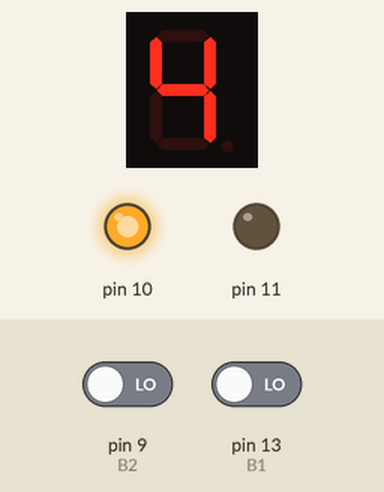
Simulated run of this sketch. Board: Arduino Uno, built with avr-gcc and run on an emulated ATmega328P. Parts: 1-digit seven-segment display, output pins drawn as LEDs (lit = HIGH). Wiring (inferred from the names in the program): 1-digit 7-segment display, segments lit when HIGH: segments pin 2, pin 3, pin 4, pin 5, pin 6, pin 7, pin 8, A2. The test bench sets the inputs (shaded band); at power-on: pin 9 (B2) LOW, pin 13 (B1) LOW. Random numbers use the default seed unless the sketch sets one; the segment pins are drawn as the display they are named for; pins used as bus, display or sensor lines are not drawn; what the sketch prints to the serial monitor is not drawn.

Above: at 2.2 s.
2.3 s: pin 9 (B2) driven HIGH
At 2.31 s:
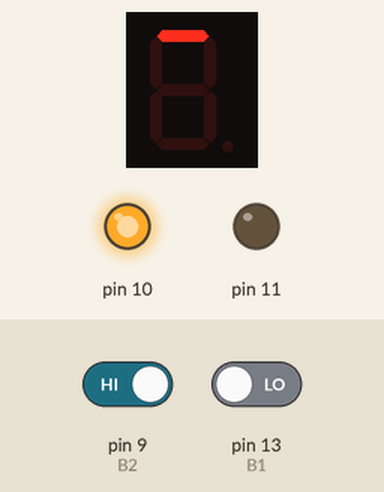
3.9 s: pin 13 (B1) driven HIGH
At 5.0 s:
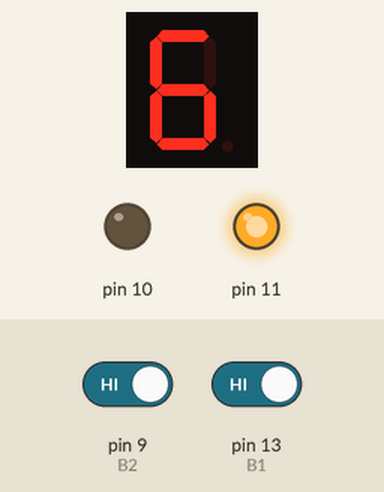
6.1 s: pin 9 (B2) driven LOW
At 6.7 s:
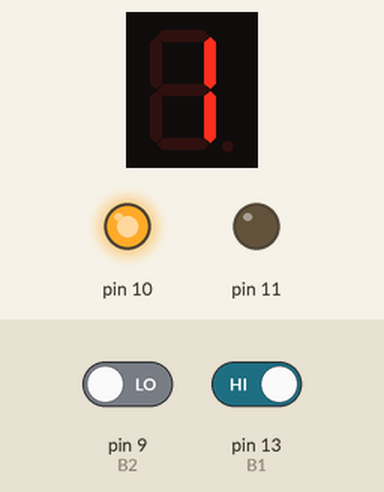
7.6 s: pin 13 (B1) driven LOW
At 7.9 s:
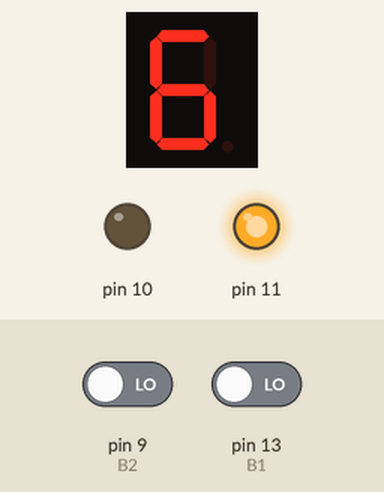
9.1 s: pin 9 (B2) driven HIGH
At 9.16 s:
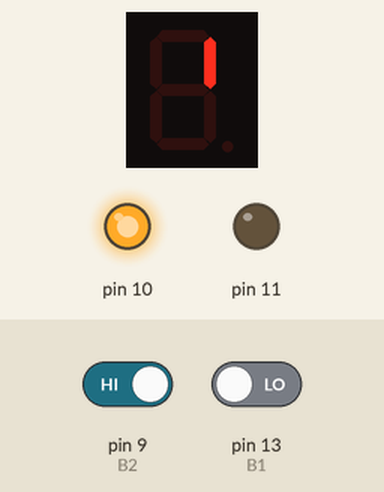
Timing chart, 0 to 12.1 s (numbered marks = the images above; inputs shaded):
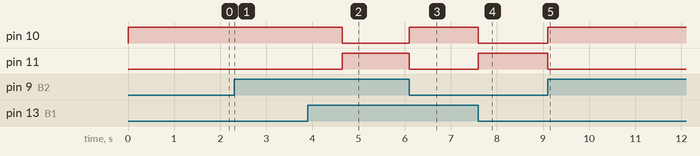

Measured:
- after the input at 2.3 s, the display: changes at once (image 1)
- after the input at 3.9 s, pin 10: HIGH → LOW after 0.75 s; pin 11: LOW → HIGH after 0.75 s
- after the input at 6.1 s, pin 10: LOW → HIGH at once; pin 11: HIGH → LOW at once; the display: changes at once (image 3)
- after the input at 7.6 s, pin 10: HIGH → LOW at once; pin 11: LOW → HIGH at once; the display: changes at once (image 4)
- after the input at 9.1 s, pin 10: LOW → HIGH at once; pin 11: HIGH → LOW at once; the display: first changes at once (image 5 shows a later state)

The sketch:

MultiDiceRoller.ino
```cpp
//Defines for 7-segment inputs
#define A 2
#define B 3
#define C 4
#define D 5
#define E 6
#define F 7
#define G 8
#define DP A2
#define B1 13
#define B2 9

//Functions headers
void rrrolando();
void setBlank();
void setZero();
void setOne();
void setTwo();
void setThree();
void setFour();
void setFive();
void setSix();
void setSeven();
void setEight();
void setNine();

long unsigned int seed{0};

//Variables
int selectDice(int);
int rollDice(int, int);
void displayNumber(int);

int diceoption{0};
int dice{4};
int readingB1{0};
int readingB2{0};
int number{0};

int b1State = 0;
int b2State = 0;
int b1LastState = 0;
int b3LastState = 0;

void setup() {
  //setting outputs
  for (int i = 2; i < 9; i++) {
    pinMode(i, OUTPUT);
  }
  pinMode(DP, OUTPUT);
  pinMode(10, OUTPUT);
  pinMode(11, OUTPUT);
  pinMode(B1, INPUT);
  pinMode(B2, INPUT);

  //acende os leds iniciais
  digitalWrite(10, HIGH);
  setFour();
  Serial.begin(9600);
  Serial.print(b1State);
  Serial.print(b2State);
  Serial.print(b1LastState);
  Serial.print(b3LastState);
  delay(1000);
}

void loop() {
  seed++;
  if(seed > 6000000) seed = 0;

  //choosing dice button state change
  b1State = digitalRead(B1);
  if (b1State != b1LastState) {
    b1LastState = b1State;
    digitalWrite(11, HIGH);
    digitalWrite(10, LOW);
    if (b1State == HIGH){
      diceoption++;
      diceoption=diceoption%6;
    }
    dice = selectDice(diceoption);
    delay(50);
  }

  //diceRoll button change
  b2State = digitalRead(B2);
  if(b2State != b3LastState){
    b3LastState = b2State;
    digitalWrite(10, HIGH);
    digitalWrite(11, LOW);
    if (b2State == HIGH){
      rrrolando();
      number = rollDice(dice, seed);
    }
    displayNumber(number);
    delay(50);
  }

}

//////////////////////////////////////////////////////

// Funções responsaveis pela rolagem e escolha dos dados

void rrrolando(){
  setBlank();
  for (int j = 0; j<5; j++){
    for (int i = 2;i<8; i++){
      digitalWrite(i,HIGH);
      delay(50);
      digitalWrite(i,LOW);
    }
  }
  setEight();
  delay(200);
  setBlank();
  delay(200);
  setEight();
  delay(200);
  setBlank();
  delay(200);
}

int selectDice(int diceoption) {
  switch (diceoption) {
  case 0:
    setFour();
    return 4;
  case 1:
    setSix();
    return 6;
  case 2:
    setEight();
    return 8;
  case 3:
    setZero();
    return 10;
  case 4:
    setTwo();
    digitalWrite(A2, HIGH);
    return 12;
  case 5:
    setZero();
    digitalWrite(A2, HIGH);
    return 20;
  }
}

int rollDice(int dice, int t) {
  randomSeed(t);
  switch (dice) {
  case 4:
    return random(1, 5);

  case 6:
    return random(1, 7);

  case 8:
    return random(1, 9);

   case 10:
    return random(1, 11);

  case 12:
    return random(1, 13);

  case 20:
    return random(0, 20);
  }
}

void displayNumber(int n) {
  switch (n % 10) {
  case 0:
    setZero();
    break;
  case 1:
    setOne();
    break;
  case 2:
    setTwo();
    break;
  case 3:
    setThree();
    break;
  case 4:
    setFour();
    break;
  case 5:
    setFive();
    break;
  case 6:
    setSix();
    break;
  case 7:
    setSeven();
    break;
  case 8:
    setEight();
    break;
  case 9:
    setNine();
    break;
  }
  if ( n > 10) {
    digitalWrite(DP, HIGH);
  }
}

//////////////////////////////////////////////////////

// Funções responsaveis pelos leds

void setBlank() {
  digitalWrite(A2, LOW);
  for (int i = 2; i < 9; i++) {
    digitalWrite(i, LOW);
  }
}

void setZero() {
  setBlank();
  digitalWrite(A, HIGH);
  digitalWrite(B, HIGH);
  digitalWrite(C, HIGH);
  digitalWrite(D, HIGH);
  digitalWrite(E, HIGH);
  digitalWrite(F, HIGH);
}

void setOne() {
  setBlank();
  digitalWrite(B, HIGH);
  digitalWrite(C, HIGH);
}

void setTwo() {
  setBlank();
  digitalWrite(A, HIGH);
  digitalWrite(B, HIGH);
  digitalWrite(G, HIGH);
  digitalWrite(E, HIGH);
  digitalWrite(D, HIGH);
}

void setThree() {
  setBlank();
  digitalWrite(A, HIGH);
  digitalWrite(B, HIGH);
  digitalWrite(C, HIGH);
  digitalWrite(D, HIGH);
  digitalWrite(G, HIGH);
}

void setFour() {
  setBlank();
  digitalWrite(F, HIGH);
  digitalWrite(G, HIGH);
  digitalWrite(B, HIGH);
  digitalWrite(C, HIGH);
}

void setFive() {
  setBlank();
  digitalWrite(A, HIGH);
  digitalWrite(F, HIGH);
  digitalWrite(G, HIGH);
  digitalWrite(C, HIGH);
  digitalWrite(D, HIGH);
}

void setSix() {
  setBlank();
  digitalWrite(A, HIGH);
  digitalWrite(F, HIGH);
  digitalWrite(C, HIGH);
  digitalWrite(D, HIGH);
  digitalWrite(E, HIGH);
  digitalWrite(G, HIGH);
}

void setSeven() {
  setBlank();
  digitalWrite(A, HIGH);
  digitalWrite(B, HIGH);
  digitalWrite(C, HIGH);
}

void setEight() {
  setBlank();
  digitalWrite(A, HIGH);
  digitalWrite(B, HIGH);
  digitalWrite(C, HIGH);
  digitalWrite(D, HIGH);
  digitalWrite(E, HIGH);
  digitalWrite(F, HIGH);
  digitalWrite(G, HIGH);
}

void setNine() {
  setBlank();
  digitalWrite(A, HIGH);
  digitalWrite(B, HIGH);
  digitalWrite(C, HIGH);
  digitalWrite(D, HIGH);
  digitalWrite(F, HIGH);
  digitalWrite(G, HIGH);
}
```
